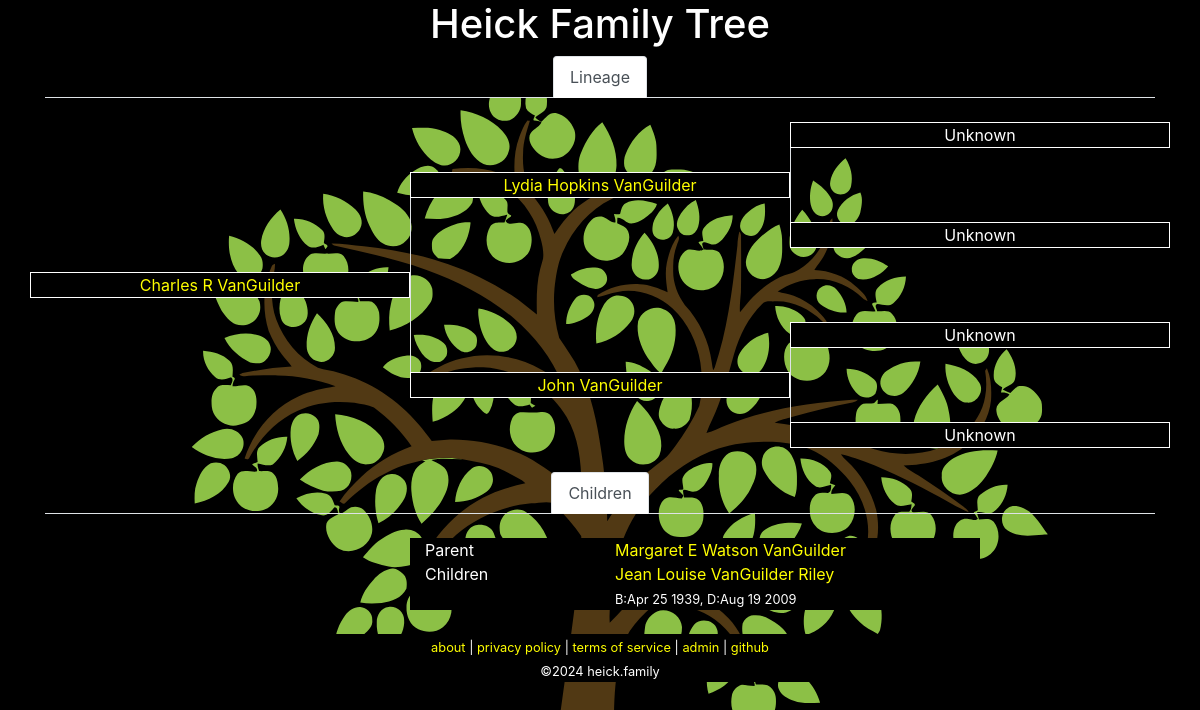
/tree.php?id=71, run on the app's committed database.
### tables this page shows
CREATE TABLE `family` (
  `id` int(10) unsigned NOT NULL AUTO_INCREMENT COMMENT 'primary key',
  `name` char(200) NOT NULL,
  `parent-bio-x` int(10) unsigned NOT NULL DEFAULT 0 COMMENT 'mother xx',
  `parent-bio-y` int(10) unsigned NOT NULL DEFAULT 0 COMMENT 'father xy',
  `parent-adopt-x` int(10) unsigned NOT NULL DEFAULT 0,
  `parent-adopt-y` int(10) unsigned NOT NULL DEFAULT 0,
  `partner` int(10) unsigned NOT NULL DEFAULT 0,
  `dob` char(10) NOT NULL DEFAULT '0000-00-00' COMMENT 'date of birth ymd',
  `dod` char(10) NOT NULL DEFAULT '0000-00-00' COMMENT 'date of death ymd',
  `lastupdated` datetime NOT NULL DEFAULT current_timestamp() ON UPDATE current_timestamp(),
  PRIMARY KEY (`id`)
);

### lib/Family.php (called while the page is built, shortened)
<?php
class Family
{
	private static $link = null;
	public static function getPerson($id = 0)
	{
		if ($id == 0)
		{
			return [];
		}
		$query = 'SELECT * FROM `family` WHERE `id`=' . self::_escape($id) . ' LIMIT 1';
		$result = self::_query($query);
		while ($row = mysqli_fetch_assoc($result)) {
			return $row;
		}
		return [];
	}
	public static function getParents($id = 0)
	{
		$person = self::getPerson($id);
		$parent_bio_x = isset($person['parent-bio-x']) ? $person['parent-bio-x'] : 0;
		$parent_bio_y = isset($person['parent-bio-y']) ? $person['parent-bio-y'] : 0;
		$parent_adopt_a = isset($person['parent-adopt-x']) ? $person['parent-adopt-x'] : 0;
		$parent_adopt_b = isset($person['parent-adopt-y']) ? $person['parent-adopt-y'] : 0;
		$data = [
			'bio-x' => self::getPerson($parent_bio_x),
			'bio-y' => self::getPerson($parent_bio_y),
			'adopt-x' => self::getPerson($parent_adopt_a),
			'adopt-y' => self::getPerson($parent_adopt_b),
		];
		return $data;
	}
	public static function getPartner($id = 0)
	{
		$person = self::getPerson($id);
		$partner = isset($person['partner']) ? $person['partner'] : 0;
		if ($partner == 0)
		{
			return [];
		}
		return self::getPerson($partner);
	}
	public static function getChildren($id = 0)
	{
		$data = [];
		$query = 'SELECT * FROM `family` WHERE (`parent-bio-x`=' . self::_escape($id) . ' OR `parent-bio-y`=' . self::_escape($id) . ')';
		$result = self::_query($query);
		while ($row = mysqli_fetch_assoc($result))
		{
			$child = $row['id'];
			if ($row['parent-bio-x'] == $id)
			{
				$partner = $row['parent-bio-y'];
			}
			else
			{
				$partner = $row['parent-bio-x'];
			}
			if (!isset($data[$partner]))
			{
				$data[$partner] = [];
			}
			$data[$partner][] = $child;
		}
		return $data;
	}
	public static function getLineage($id = 0)
	{
		$lineage = [
			'partner' => ['id' => 0, 'name' => 'unknown' ],
			'parent-bio-x' => ['id' => 0, 'name' => 'unknown' ],
			'parent-bio-y' => ['id' => 0, 'name' => 'unknown' ],
			'parent-adopt-x' => ['id' => 0, 'name' => 'unknown' ],
			'parent-adopt-y' => ['id' => 0, 'name' => 'unknown' ],
			'parent-x-parent-bio-x' => ['id' => 0, 'name' => 'unknown' ],
			'parent-x-parent-bio-y' => ['id' => 0, 'name' => 'unknown' ],
			'parent-y-parent-bio-x' => ['id' => 0, 'name' => 'unknown' ],
			'parent-y-parent-bio-y' => ['id' => 0, 'name' => 'unknown' ],
		];
		$partner = self::getPartner($id);
		$lineage['partner']['id'] = isset($partner['id']) ? $partner['id'] : 0;
		$lineage['partner']['name'] = self::formatName(self::getPerson($lineage['partner']['id']));
		$parents = self::getParents($id);
		$lineage['parent-bio-x']['id'] = isset($parents['bio-x']['id']) ? $parents['bio-x']['id'] : 0;
		$lineage['parent-bio-x']['name'] = self::formatName(self::getPerson($lineage['parent-bio-x']['id']));
		$lineage['parent-bio-y']['id'] = isset($parents['bio-y']['id']) ? $parents['bio-y']['id'] : 0;
		$lineage['parent-bio-y']['name'] = self::formatName(self::getPerson($lineage['parent-bio-y']['id']));
		$lineage['parent-adopt-x']['id'] = isset($parents['adopt-x']['id']) ? $parents['adopt-x']['id'] : 0;
		$lineage['parent-adopt-x']['name'] = self::formatName(self::getPerson($lineage['parent-adopt-x']['id']));
		$lineage['parent-adopt-y']['id'] = isset($parents['adopt-y']['id']) ? $parents['adopt-y']['id'] : 0;
		$lineage['parent-adopt-y']['name'] = self::formatName(self::getPerson($lineage['parent-adopt-y']['id']));
		$parents = self::getParents($lineage['parent-bio-x']['id']);
		$lineage['parent-x-parent-bio-x']['id'] = isset($parents['bio-x']['id']) ? $parents['bio-x']['id'] : 0;
		$lineage['parent-x-parent-bio-x']['name'] = self::formatName(self::getPerson($lineage['parent-x-parent-bio-x']['id']));
		$lineage['parent-x-parent-bio-y']['id'] = isset($parents['bio-y']['id']) ? $parents['bio-y']['id'] : 0;
		$lineage['parent-x-parent-bio-y']['name'] = self::formatName(self::getPerson($lineage['parent-x-parent-bio-y']['id']));
		$parents = self::getParents($lineage['parent-bio-y']['id']);
		$lineage['parent-y-parent-bio-x']['id'] = isset($parents['bio-x']['id']) ? $parents['bio-x']['id'] : 0;
		$lineage['parent-y-parent-bio-x']['name'] = self::formatName(self::getPerson($lineage['parent-y-parent-bio-x']['id']));
		$lineage['parent-y-parent-bio-y']['id'] = isset($parents['bio-y']['id']) ? $parents['bio-y']['id'] : 0;
		$lineage['parent-y-parent-bio-y']['name'] = self::formatName(self::getPerson($lineage['parent-y-parent-bio-y']['id']));
		return $lineage;
	}
	public static function formatName($id = [])
	{
		if (isset($id['name']))
		{
			return $id['name'];
		}
		return 'Unknown';
	}
	protected static function _query($query = null)
	{
		$result = mysqli_query(self::$link, $query);
		return $result;
	}
	protected static function _escape($string = "")
	{
		return mysqli_real_escape_string(self::$link, $string);
	}
	protected static function _connect()
	{
		if (!is_null(self::$link))
		{
			return;
		}
		$config = json_decode(file_get_contents('../conf/configuration.json'), true);
		$db = $config['database'];
		self::$link = mysqli_connect($db['hostname'], $db['username'], $db['password'], $db['database']);
		return;
	}
}

### www/tree.php (the view, shortened to what this page needs)
<?php
require_once('../lib/Family.php');
$id = isset($_GET['id']) ? intval($_GET['id']) : null;
$me = Family::getPerson($id);
$lineage = Family::getLineage($me['id']);
$lineage['me'] = [
	'id' => $me['id'],
	'name' => Family::formatName($me),
];
function showMember($fam, $extra = '')
{
	if ($fam['id'] == 0)
	{
		echo $fam['name'];
	}
	else
	{
		echo '<a href="?id=' . $fam['id'] . '">' . $fam['name'] . '</a>';
		$data = Family::getPerson($fam['id']);
		$subtext = '';
		if ($data['dod'] != '0000-00-00')
		{
			if ($data['dob'] != '0000-00-00')
			{
				$subtext .= 'B:' . date("M j Y", strtotime($data['dob']));
			}
			if (strlen($subtext) > 0)
			{
				$subtext .= ',&nbsp;';
			}
			$subtext .= 'D:' . date("M j Y", strtotime($data['dod']));
		}
		if (strlen($subtext) > 0)
		{
			echo '<br />';
			echo '<span class="small">' . $subtext . '</span>';
		}
	}
}
?><!DOCTYPE html>
<html lang="en">
	<head>
		<link rel="stylesheet" href="https://cdn.jsdelivr.net/npm/bootstrap@4.6.0/dist/css/bootstrap.min.css">
		<link rel="stylesheet" href="media/theme.css">
		<link rel="stylesheet" href="media/tree.css">
	</head>
	<body>
		<div class="container">
<?php require_once("header.php"); ?>
			<div class="row">
				<div class="col">
					<ul class="nav nav-tabs justify-content-center">
						<li class="nav-item">
							<a class="nav-link active" id='tab-lineage' href="#">Lineage</a>
						</li>
					</ul>
				</div>
			</div>
			<div class="row">
				<div class="col-4">&nbsp;</div>
				<div class="col-4">&nbsp;</div>
				<div class="col-4">&nbsp;</div>
			</div>
			<div class="row">
				<div class="col-4">&nbsp;</div>
				<div class="col-4">&nbsp;</div>
				<div title="grandparent" class="col-4 text-center border-full background-black"><?php showMember($lineage['parent-y-parent-bio-y']); ?></div>
			</div>
			<div class="row">
				<div class="col-4">&nbsp;</div>
				<div class="col-4">&nbsp;</div>
				<div class="col-4 border-left">&nbsp;</div>
			</div>
			<div class="row">
				<div class="col-4">&nbsp;</div>
				<div title="parent" class="col-4 text-center border-full background-black"><?php
if ((($lineage['parent-bio-y']['id'] != 0) && ($lineage['parent-adopt-y']['id'] != 0)) || ($lineage['parent-adopt-y']['id'] != 0))
	if ($lineage['parent-bio-y']['id'] == 0)
	{
		showMember($lineage['parent-adopt-y'], '(adopted)');
	}
	else
	{
		showMember($lineage['parent-bio-y'], '(bio)');
		echo '<br />';
		showMember($lineage['parent-adopt-y'], '(adopted)');
	}
else {
	showMember($lineage['parent-bio-y']);
}
?></div>
				<div class="col-4 border-left">&nbsp;</div>
			</div>
			<div class="row">
				<div class="col-4">&nbsp;</div>
				<div class="col-4 border-left">&nbsp;</div>
				<div class="col-4 border-left">&nbsp;</div>
			</div>
			<div class="row">
				<div class="col-4">&nbsp;</div>
				<div class="col-4 border-left">&nbsp;</div>
				<div title="grandparent" class="col-4 text-center border-full background-black"><?php showMember($lineage['parent-y-parent-bio-x']); ?></div>
			</div>
			<div class="row">
				<div class="col-4">&nbsp;</div>
				<div class="col-4 border-left">&nbsp;</div>
				<div class="col-4">&nbsp;</div>
			</div>
			<div class="row">
				<div title="self" class="col-4 text-center border-full background-black"><?php showMember($lineage['me']); ?></div>
				<div class="col-4 border-left">&nbsp;</div>
				<div class="col-4">&nbsp;</div>
			</div>
			<div class="row">
				<div class="col-4">&nbsp;</div>
				<div class="col-4 border-left">&nbsp;</div>
				<div class="col-4">&nbsp;</div>
			</div>
			<div class="row">
				<div class="col-4">&nbsp;</div>
				<div class="col-4 border-left">&nbsp;</div>
				<div title="grandparent" class="col-4 text-center border-full background-black"><?php showMember($lineage['parent-x-parent-bio-y']); ?></div>
			</div>
			<div class="row">
				<div class="col-4">&nbsp;</div>
				<div class="col-4 border-left">&nbsp;</div>
				<div class="col-4 border-left">&nbsp;</div>
			</div>
			<div class="row">
				<div class="col-4">&nbsp;</div>
				<div title="parent" class="col-4 text-center border-full background-black"><?php
if ((($lineage['parent-bio-x']['id'] != 0) && ($lineage['parent-adopt-x']['id'] != 0)) || ($lineage['parent-adopt-x']['id'] != 0))
	if ($lineage['parent-bio-x']['id'] == 0)
	{
		showMember($lineage['parent-adopt-x'], '(adopted)');
	}
	else
	{
		showMember($lineage['parent-bio-x'], '(bio)');
		echo '<br />';
		showMember($lineage['parent-adopt-x'], '(adopted)');
	}
else {
	showMember($lineage['parent-bio-x']);
}
?></div>
				<div class="col-4 border-left">&nbsp;</div>
			</div>
			<div class="row">
				<div class="col-4">&nbsp;</div>
				<div class="col-4">&nbsp;</div>
				<div class="col-4 border-left">&nbsp;</div>
			</div>
			<div class="row">
				<?php
if ($lineage['partner']['id'] == 0)
{
	echo '<div class="col-4">&nbsp;</div>';
}
else
{
	echo '<div title="partner" class="col-4 text-center border-full background-black">';
	showMember($lineage['partner']);
	echo '</div>';
}
				?>
				<div class="col-4">&nbsp;</div>
				<div title="grandparent" class="col-4 text-center border-full background-black"><?php showMember($lineage['parent-x-parent-bio-x']); ?></div>
			</div>
			<div class="row">
				<div class="col-12">&nbsp;</div>
			</div>
<?php
$children = Family::getChildren($id);
if (count($children) > 0)
{
?>
			<ul class="nav nav-tabs justify-content-center">
				<li class="nav-item">
					<a class="nav-link active" id='tab-children' href="#">Children</a>
				</li>
			</ul>
			<div class="row">
				<div class="col-12">&nbsp;</div>
			</div>
<?php
foreach ($children as $parent => $childs)
{
	echo "\t\t\t" . '<div class="row">' . "\n";
	echo "\t\t\t\t" . '<div class="col-4">&nbsp;</div>' . "\n";
	echo "\t\t\t\t" . '<div class="col-2 background-black">Parent</div>' . "\n";
	echo "\t\t\t\t" . '<div class="col-4 background-black">';
	$parent_info = Family::getPerson($parent);
	if (isset($parent_info['id']))
	{
		showMember(['id' => $parent_info['id'], 'name' => Family::formatName($parent_info)]);
	}
	else
	{
		echo "Unknown";
	}
	echo '</div>' . "\n";
	echo "\t\t\t\t" . '<div class="col-2">&nbsp;</div>' . "\n";
	echo "\t\t\t" . '</div>' . "\n";
	echo "\t\t\t" . '<div class="row">' . "\n";
	echo "\t\t\t\t" . '<div class="col-4">&nbsp;</div>' . "\n";
	echo "\t\t\t\t" . '<div class="col-2 background-black">Children</div>' . "\n";
	echo "\t\t\t\t" . '<div class="col-4 background-black">';
	foreach ($childs as $c)
	{
		$child_info = Family::getPerson($c);
		showMember(['id' => $child_info['id'], 'name' => Family::formatName($child_info)]);
		echo '<br>';
	}
	echo '</div>' . "\n";
	echo "\t\t\t\t" . '<div class="col-2">&nbsp;</div>' . "\n";
	echo "\t\t\t" . '</div>' . "\n";
	echo "\t\t\t" . '<div class="row">' . "\n";
	echo "\t\t\t" . '<div class="col-12">&nbsp;</div>' . "\n";
	echo "\t\t\t" . '</div>' . "\n";
}
?>
<?php
}
?>
<?php require_once("footer.php"); ?>
		</div>
	</body>
</html>

### www/media/theme.css (style rules this page uses)
body, table, tr, td { background: black; color: white; }
a { color: yellow; background: black; }
body { background-image: url('media/family-tree-fixed.svg'); background-size: cover; background-repeat: no-repeat; }
.background-black { background-color: black; }
div.col { background-color: black; }

### www/media/tree.css (style rules this page uses)
.border-full { border: 1px solid white; }
.border-left { border-left: 1px solid white; }
.background-black { background-color: black; }

### data on the page
family: name "Lydia Hopkins VanGuilder"
family: name "Charles R VanGuilder"
family: name "John VanGuilder"
family: name "Margaret E Watson VanGuilder"
family: name "Jean Louise VanGuilder Riley", subtext "B:Apr 25 1939, D:Aug 19 2009"

### other printed values
$fam['name'] "Unknown Unknown Unknown Unknown"
